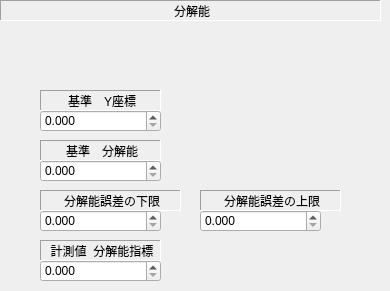
   <widget class="QWidget" name="page_3">
    <widget class="QLabel" name="label_13">
     <property name="geometry">
      <rect>
       <x>0</x>
       <y>0</y>
       <width>381</width>
       <height>21</height>
      </rect>
     </property>
     <property name="frameShape">
      <enum>QFrame::Panel</enum>
     </property>
     <property name="frameShadow">
      <enum>QFrame::Sunken</enum>
     </property>
     <property name="text">
      <string>分解能</string>
     </property>
     <property name="alignment">
      <set>Qt::AlignCenter|Qt::AlignHCenter|Qt::AlignLeading|Qt::AlignLeft|Qt::AlignVCenter</set>
     </property>
    </widget>
    <widget class="QLabel" name="label_16">
     <property name="geometry">
      <rect>
       <x>40</x>
       <y>190</y>
       <width>141</width>
       <height>21</height>
      </rect>
     </property>
     <property name="frameShape">
      <enum>QFrame::Panel</enum>
     </property>
     <property name="frameShadow">
      <enum>QFrame::Sunken</enum>
     </property>
     <property name="text">
      <string>分解能誤差の下限</string>
     </property>
     <property name="alignment">
      <set>Qt::AlignCenter|Qt::AlignHCenter|Qt::AlignLeading|Qt::AlignLeft|Qt::AlignVCenter</set>
     </property>
    </widget>
    <widget class="QLabel" name="label_17">
     <property name="geometry">
      <rect>
       <x>40</x>
       <y>140</y>
       <width>121</width>
       <height>21</height>
      </rect>
     </property>
     <property name="frameShape">
      <enum>QFrame::Panel</enum>
     </property>
     <property name="frameShadow">
      <enum>QFrame::Sunken</enum>
     </property>
     <property name="text">
      <string>基準　分解能</string>
     </property>
     <property name="alignment">
      <set>Qt::AlignCenter|Qt::AlignHCenter|Qt::AlignLeading|Qt::AlignLeft|Qt::AlignVCenter</set>
     </property>
    </widget>
    <widget class="QDoubleSpinBox" name="doubleSpinBoxValueResolution">
     <property name="geometry">
      <rect>
       <x>40</x>
       <y>260</y>
       <width>121</width>
       <height>22</height>
      </rect>
     </property>
     <property name="decimals">
      <number>3</number>
     </property>
     <property name="maximum">
      <double>999999999.998999953269958</double>
     </property>
    </widget>
    <widget class="QLabel" name="label_18">
     <property name="geometry">
      <rect>
       <x>200</x>
       <y>190</y>
       <width>141</width>
       <height>21</height>
      </rect>
     </property>
     <property name="frameShape">
      <enum>QFrame::Panel</enum>
     </property>
     <property name="frameShadow">
      <enum>QFrame::Sunken</enum>
     </property>
     <property name="text">
      <string>分解能誤差の上限</string>
     </property>
     <property name="alignment">
      <set>Qt::AlignCenter|Qt::AlignHCenter|Qt::AlignLeading|Qt::AlignLeft|Qt::AlignVCenter</set>
     </property>
    </widget>
    <widget class="QDoubleSpinBox" name="doubleSpinBoxLowDifResolution">
     <property name="geometry">
      <rect>
       <x>40</x>
       <y>210</y>
       <width>121</width>
       <height>22</height>
      </rect>
     </property>
     <property name="decimals">
      <number>3</number>
     </property>
     <property name="maximum">
      <double>999999999.998999953269958</double>
     </property>
    </widget>
    <widget class="QDoubleSpinBox" name="doubleSpinBoxHighDifResolution">
     <property name="geometry">
      <rect>
       <x>200</x>
       <y>210</y>
       <width>121</width>
       <height>22</height>
      </rect>
     </property>
     <property name="decimals">
      <number>3</number>
     </property>
     <property name="maximum">
      <double>999999999.998999953269958</double>
     </property>
    </widget>
    <widget class="QDoubleSpinBox" name="doubleSpinBoxRegResolution">
     <property name="geometry">
      <rect>
       <x>40</x>
       <y>160</y>
       <width>121</width>
       <height>22</height>
      </rect>
     </property>
     <property name="decimals">
      <number>3</number>
     </property>
     <property name="maximum">
      <double>999999999.998999953269958</double>
     </property>
    </widget>
    <widget class="QLabel" name="label_19">
     <property name="geometry">
      <rect>
       <x>40</x>
       <y>240</y>
       <width>121</width>
       <height>21</height>
      </rect>
     </property>
     <property name="frameShape">
      <enum>QFrame::Panel</enum>
     </property>
     <property name="frameShadow">
      <enum>QFrame::Sunken</enum>
     </property>
     <property name="text">
      <string>計測値  分解能指標</string>
     </property>
     <property name="alignment">
      <set>Qt::AlignCenter|Qt::AlignHCenter|Qt::AlignLeading|Qt::AlignLeft|Qt::AlignVCenter</set>
     </property>
    </widget>
    <widget class="QDoubleSpinBox" name="doubleSpinBoxRegResolutionPosY">
     <property name="geometry">
      <rect>
       <x>40</x>
       <y>110</y>
       <width>121</width>
       <height>22</height>
      </rect>
     </property>
     <property name="decimals">
      <number>3</number>
     </property>
     <property name="maximum">
      <double>999999999.998999953269958</double>
     </property>
    </widget>
    <widget class="QLabel" name="label_20">
     <property name="geometry">
      <rect>
       <x>40</x>
       <y>90</y>
       <width>121</width>
       <height>21</height>
      </rect>
     </property>
     <property name="frameShape">
      <enum>QFrame::Panel</enum>
     </property>
     <property name="frameShadow">
      <enum>QFrame::Sunken</enum>
     </property>
     <property name="text">
      <string>基準　Y座標</string>
     </property>
     <property name="alignment">
      <set>Qt::AlignCenter|Qt::AlignHCenter|Qt::AlignLeading|Qt::AlignLeft|Qt::AlignVCenter</set>
     </property>
    </widget>
   </widget>
